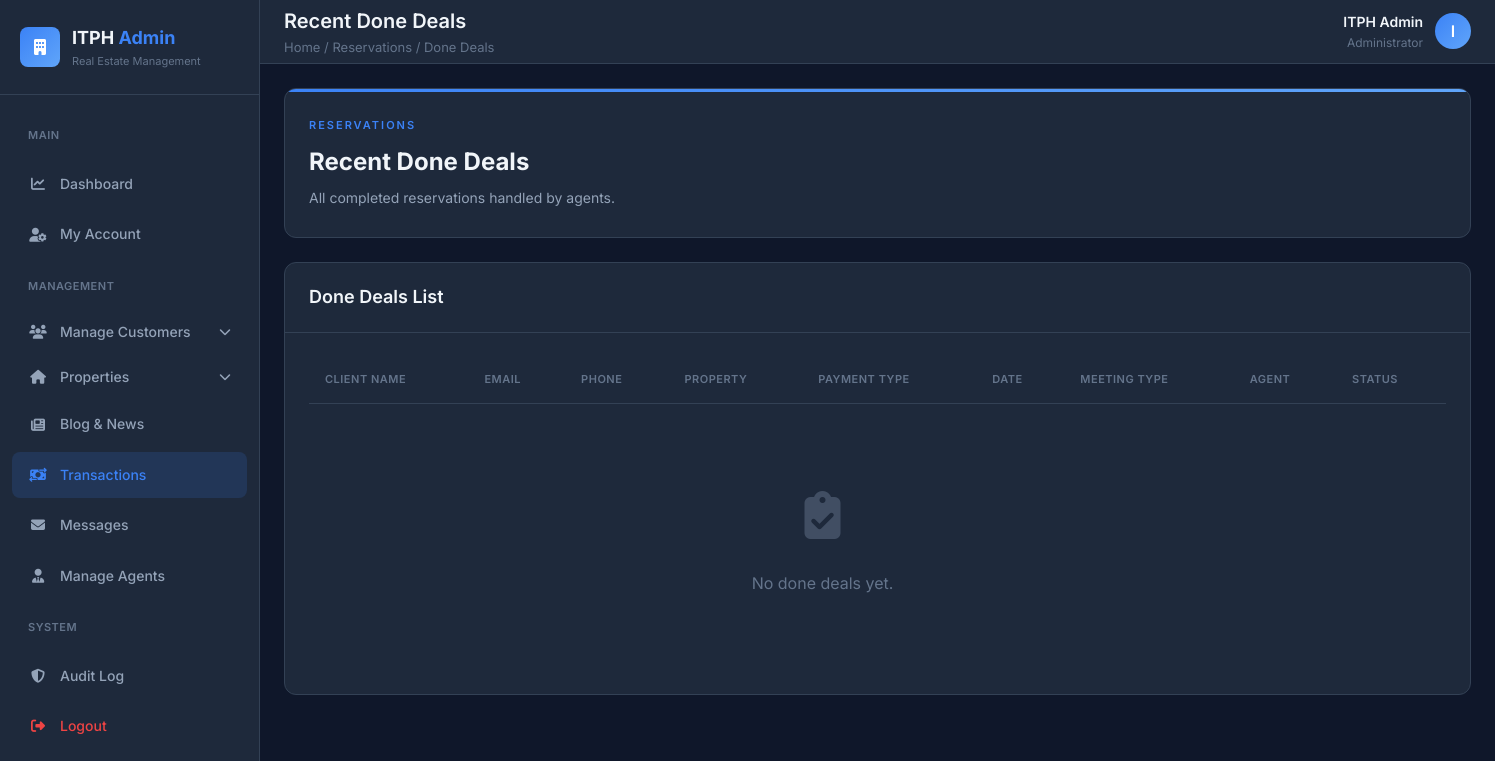
The app's page /admin_side/transaction.php (signed in), older data.
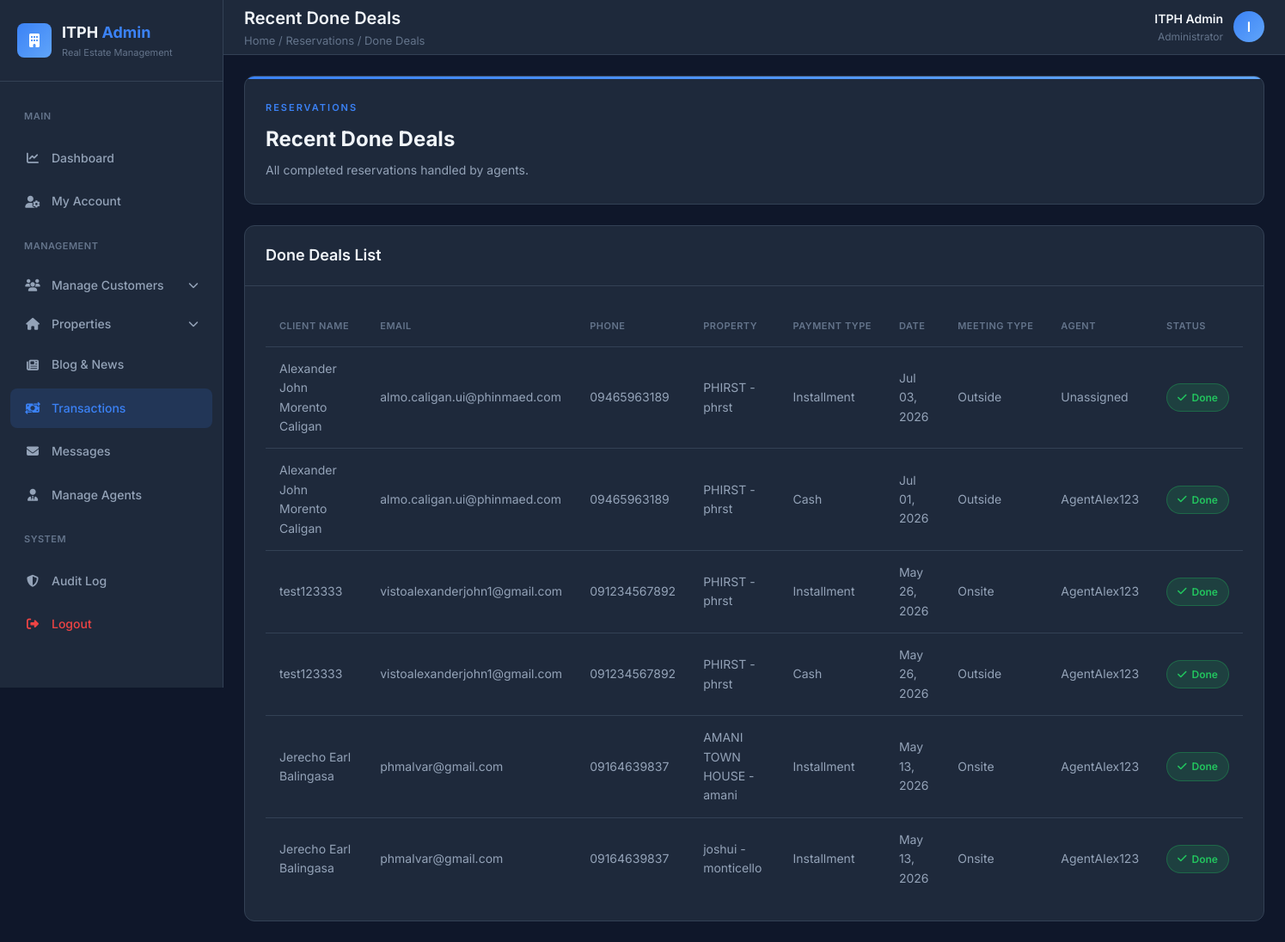
The same page, newer data.
### tables this page shows
CREATE TABLE `reservations` (
  `id` int(10) UNSIGNED NOT NULL,
  `fullname` varchar(255) NOT NULL,
  `email` varchar(255) NOT NULL,
  `phone` varchar(50) NOT NULL,
  `property` varchar(255) NOT NULL,
  `date` date NOT NULL,
  `time` time NOT NULL,
  `created_at` timestamp NOT NULL DEFAULT current_timestamp(),
  `status` varchar(50) NOT NULL DEFAULT 'Pending',
  `seen` tinyint(1) NOT NULL DEFAULT 0,
  `notification_sent` tinyint(1) NOT NULL DEFAULT 0,
  `gender` enum('Male','Female','Other') NOT NULL DEFAULT 'Other',
  `location` enum('Northern Iloilo','Central Iloilo','Southern Iloilo') NOT NULL,
  `stats` enum('Local','OFW') NOT NULL,
  `agent_id` int(11) DEFAULT NULL,
  `meeting_type` varchar(50) DEFAULT NULL,
  `admin_message` text DEFAULT NULL,
  `payment_type` enum('Cash','Installment') DEFAULT NULL
);

CREATE TABLE `agents` (
  `id` int(11) NOT NULL,
  `username` varchar(50) NOT NULL,
  `gmail` varchar(100) NOT NULL,
  `password` varchar(255) NOT NULL,
  `created_at` timestamp NOT NULL DEFAULT current_timestamp(),
  `last_login` datetime DEFAULT NULL,
  `phone` varchar(20) DEFAULT NULL,
  `status` enum('Active','Inactive') DEFAULT 'Active',
  `verified` tinyint(1) DEFAULT 0,
  `login_attempts` int(11) DEFAULT 0,
  `last_attempt` datetime DEFAULT NULL,
  `fullname` varchar(255) NOT NULL
);

### admin_side/transaction.php (the view, shortened to what this page needs)
<?php
$conn = get_db_connection();
$stmt = $conn->prepare("
    SELECT r.id, r.fullname, r.email, r.phone, r.property,r.payment_type,r.created_at, r.meeting_type, a.username AS agent_name
    FROM reservations r
    LEFT JOIN agents a ON r.agent_id = a.id
    WHERE r.status = 'Done'
    ORDER BY r.created_at DESC
    LIMIT 10
");
$stmt->execute();
$done_reservations = $stmt->get_result();
function isActive($filename) {
    return basename($_SERVER['PHP_SELF']) === $filename ? 'active' : '';
}
function isDropdownActive($filenames) {
    return '';
}
?>
<!DOCTYPE html>
<html lang="en">
<head>
<link rel="stylesheet" href="https://cdnjs.cloudflare.com/ajax/libs/font-awesome/6.5.0/css/all.min.css">
</head>
<body>
<div class="dashboard">
    <aside class="sidebar" id="sidebar">
        <div class="sidebar-header">
            <a href="../admin_side/index.php" class="logo">
                <div class="logo-icon">
                    <i class="fa-solid fa-building"></i>
                </div>
                <div>
                    <div class="logo-text">ITPH <span>Admin</span></div>
                    <div class="logo-sub">Real Estate Management</div>
                </div>
            </a>
        </div>
        <nav class="sidebar-nav">
            <div class="nav-section">Main</div>
            <a href="../admin_side/index.php" class="nav-link <?= isActive('index.php') ?>">
                <i class="fa-solid fa-chart-line"></i>
                <span>Dashboard</span>
            </a>
            <a href="../admin_side/ad_account.php" class="nav-link <?= isActive('ad_account.php') ?>">
                <i class="fa-solid fa-user-cog"></i>
                <span>My Account</span>
            </a>
            <div class="nav-section">Management</div>
            <div class="nav-dropdown <?= isDropdownActive(['customer_ban.php', 'customer_appointments.php']) ?>">
                <button class="nav-link" onclick="toggleDropdown(this)">
                    <i class="fa-solid fa-users"></i>
                    <span>Manage Customers</span>
                    <i class="fa-solid fa-chevron-down dropdown-arrow"></i>
                </button>
            </div>
            <div class="nav-dropdown <?= isDropdownActive(['add-property.php', 'update_properties.php']) ?>">
                <button class="nav-link" onclick="toggleDropdown(this)">
                    <i class="fa-solid fa-house"></i>
                    <span>Properties</span>
                    <i class="fa-solid fa-chevron-down dropdown-arrow"></i>
                </button>
            </div>
            <a href="../admin_side/admin_blog_management.php" class="nav-link <?= isActive('admin_blog_management.php') ?>">
                <i class="fa-solid fa-newspaper"></i>
                <span>Blog & News</span>
            </a>
            <a href="../admin_side/transaction.php" class="nav-link <?= isActive('transaction.php') ?>">
                <i class="fa-solid fa-money-bill-transfer"></i>
                <span>Transactions</span>
            </a>
            <a href="../admin_side/admin_message.php" class="nav-link <?= isActive('admin_message.php') ?>">
                <i class="fa-solid fa-envelope"></i>
                <span>Messages</span>
            </a>
            <a href="../admin_side/manage_agent.php" class="nav-link <?= isActive('manage_agent.php') ?>">
                <i class="fa-solid fa-user-tie"></i>
                <span>Manage Agents</span>
            </a>
            <div class="nav-section">System</div>
            <a href="../admin_side/audit_log.php" class="nav-link <?= isActive('audit_log.php') ?>">
                <i class="fa-solid fa-shield-halved"></i>
                <span>Audit Log</span>
            </a>
            <a href="logout.php" class="nav-link logout">
                <i class="fa-solid fa-right-from-bracket"></i>
                <span>Logout</span>
            </a>
        </nav>
    </aside>
    <main class="main-content">
        <header class="topbar">
            <div class="topbar-left">
                <div>
                    <div class="page-title">Recent Done Deals</div>
                    <div class="breadcrumb">Home / Reservations / Done Deals</div>
                </div>
            </div>
            <div class="topbar-right">
                <div class="user-menu">
                    <div class="user-info">
                        <div class="user-name"><?= htmlspecialchars($_SESSION['username']) ?></div>
                        <div class="user-role">Administrator</div>
                    </div>
                    <div class="user-avatar">
                        <?= strtoupper(substr($_SESSION['username'], 0, 1)) ?>
                    </div>
                </div>
            </div>
        </header>
        <div class="content">
            <div class="page-hero">
                <div class="hero-eyebrow">Reservations</div>
                <div class="hero-title">Recent Done Deals</div>
                <div class="hero-desc">All completed reservations handled by agents.</div>
            </div>
            <div class="card">
                <div class="card-header">
                    <div class="card-title">Done Deals List</div>
                </div>
                <div class="card-body">
                    <div class="table-responsive">
                    <table>
                        <thead>
                            <tr>
                                <th>Client Name</th>
                                <th>Email</th>
                                <th>Phone</th>
                                <th>Property</th>
                                <th>Payment Type</th>
                                <th>Date</th>
                                <th>Meeting Type</th>
                                <th>Agent</th>
                                <th>Status</th>
                            </tr>
                        </thead>
                        <tbody>
                            <?php if($done_reservations->num_rows > 0): ?>
                                <?php while($row = $done_reservations->fetch_assoc()): ?>
                                <tr>
                                    <td><?= htmlspecialchars($row['fullname']) ?></td>
                                    <td><?= htmlspecialchars($row['email']) ?></td>
                                    <td><?= htmlspecialchars($row['phone']) ?></td>
                                    <td><?= htmlspecialchars($row['property']) ?></td>
                                    <td><?= htmlspecialchars($row['payment_type']) ?></td>
                                    <td><?= htmlspecialchars(date('M d, Y', strtotime($row['created_at']))) ?></td>
                                    <td><?= htmlspecialchars($row['meeting_type'] ?? '-') ?></td>
                                    <td><?= htmlspecialchars($row['agent_name'] ?? 'Unassigned') ?></td>
                                    <td>
                                        <span class="status-badge status-done">
                                            <i class="fa-solid fa-check"></i> Done
                                        </span>
                                    </td>
                                </tr>
                                <?php endwhile; ?>
                            <?php else: ?>
                                <tr>
                                    <td colspan="8">
                                        <div class="empty-state">
                                            <span class="empty-icon"><i class="fa-solid fa-clipboard-check"></i></span>
                                            <p>No done deals yet.</p>
                                        </div>
                                    </td>
                                </tr>
                            <?php endif; ?>
                        </tbody>
                    </table>
                    </div>
                </div>
            </div>
        </div>
    </main>
</div>
</body>
</html>

Row changes from the older to the newer data that the page shows:
added reservations: fullname "Alexander John Morento Caligan", email "almo.caligan.ui@phinmaed.com", phone "09465963189", property "PHIRST - phrst", payment_type "Installment", created_at "Jul 03, 2026", meeting_type "Outside", agent_name "Unassigned"
added reservations: fullname "Alexander John Morento Caligan", email "almo.caligan.ui@phinmaed.com", phone "09465963189", property "PHIRST - phrst", payment_type "Cash", created_at "Jul 01, 2026", meeting_type "Outside", agent.username "AgentAlex123"
added reservations: fullname "test123333", email "vistoalexanderjohn1@gmail.com", phone "091234567892", property "PHIRST - phrst", payment_type "Installment", created_at "May 26, 2026", meeting_type "Onsite", agent.username "AgentAlex123"
added reservations: fullname "test123333", email "vistoalexanderjohn1@gmail.com", phone "091234567892", property "PHIRST - phrst", payment_type "Cash", created_at "May 26, 2026", meeting_type "Outside", agent.username "AgentAlex123"
now on this page (row edited): reservations: fullname "Jerecho Earl Balingasa", email "phmalvar@gmail.com", phone "09164639837", property "AMANI TOWN HOUSE - amani", payment_type "Installment", created_at "May 13, 2026", meeting_type "Onsite", agent.username "AgentAlex123"
now on this page (row edited): reservations: fullname "Jerecho Earl Balingasa", email "phmalvar@gmail.com", phone "09164639837", property "joshui - monticello", payment_type "Installment", created_at "May 13, 2026", meeting_type "Onsite", agent.username "AgentAlex123"
Text that changed along with them:
text no longer shown: "No done deals yet."
